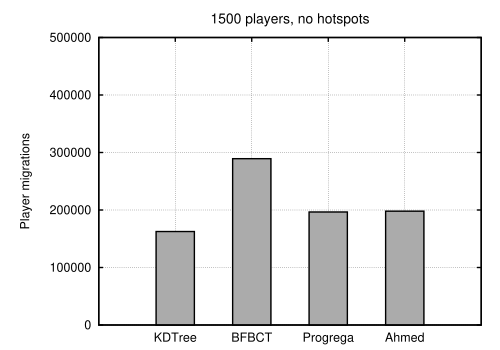

Source code (gnuplot):
load "../migrations_generic_1500.gp"

set title '1500 players, no hotspots' font "Helvetica, 20"
plot 'all_resumed.data' using ($2+$3):xtic(1) t "Migrations" lc rgb '#AAAAAA'

#pause -1 "Hit any key to continue"
